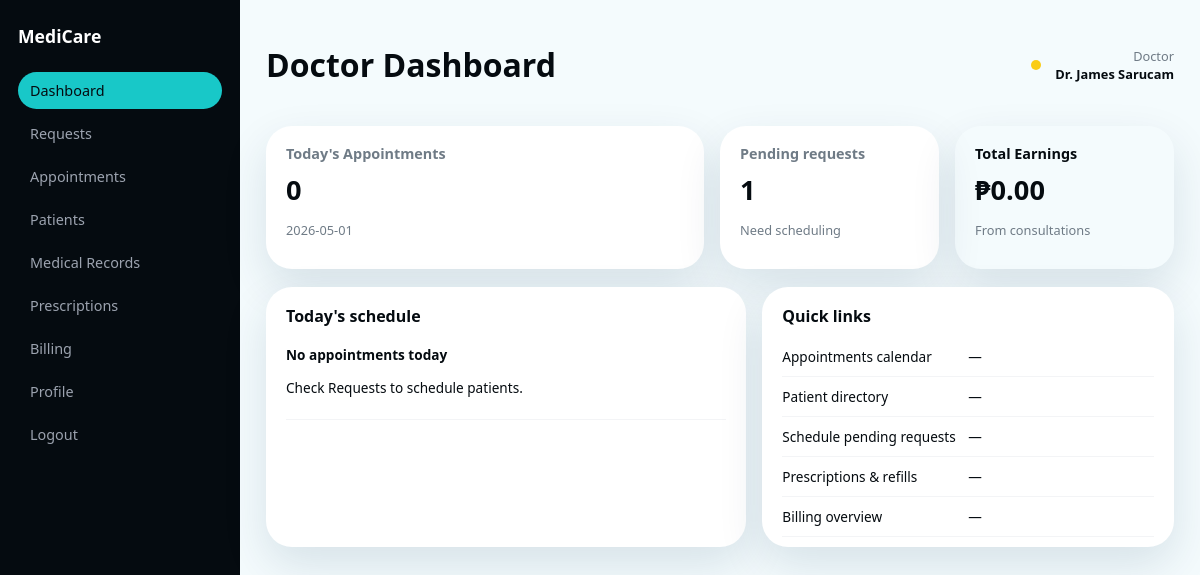
Before: /medicare-clinic/index.php?page=staff (signed in) with the older database file.
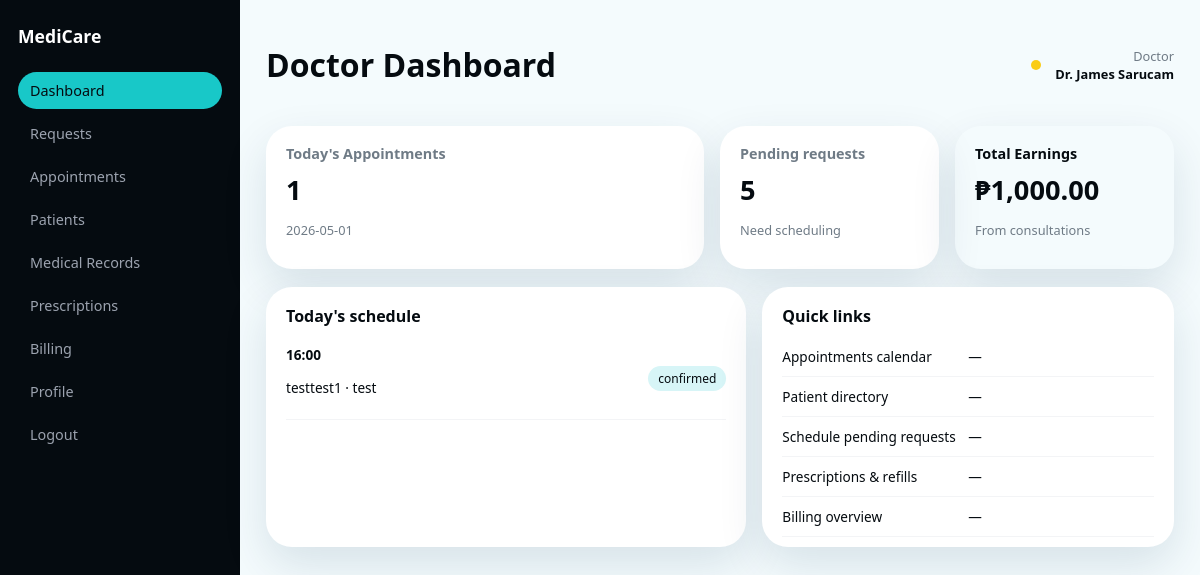
After: the same page with the newer database file.
### tables this page shows
CREATE TABLE appointments (
            id INTEGER PRIMARY KEY AUTOINCREMENT,
            patient_id INTEGER NOT NULL,
            doctor_id INTEGER NOT NULL,
            appointment_date TEXT NOT NULL,
            appointment_time TEXT NOT NULL,
            reason TEXT,
            department TEXT,
            status TEXT DEFAULT 'pending',
            created_at TEXT DEFAULT CURRENT_TIMESTAMP,
            FOREIGN KEY (patient_id) REFERENCES users(id),
            FOREIGN KEY (doctor_id) REFERENCES users(id)
        );

CREATE TABLE users (
            id INTEGER PRIMARY KEY AUTOINCREMENT,
            email TEXT NOT NULL UNIQUE,
            password_hash TEXT NOT NULL,
            name TEXT NOT NULL,
            role TEXT NOT NULL CHECK(role IN ('admin','doctor','nurse','receptionist','patient')),
            created_at TEXT DEFAULT CURRENT_TIMESTAMP
        , department TEXT);

### medicare-clinic/config/auth.php (called while the page is built, shortened)
<?php
function current_user()
{
    return $_SESSION['user'] ?? null;
}
function current_role(): ?string
{
    $user = current_user();
    return $user['role'] ?? null;
}

### medicare-clinic/config/config.php (called while the page is built, shortened)
<?php
function mc_format_money(float $amount, int $decimals = 2): string
{
    return '₱' . number_format($amount, $decimals);
}

### medicare-clinic/app/views/staff/dashboard.php (the view, shortened to what the changed rows need)
<?php
require __DIR__ . '/../layouts/staff_sidebar.php';
$pdo = $GLOBALS['pdo'] ?? null;
$user = current_user();
$role = ucfirst(current_role() ?? 'Staff');
$rawRole = current_role() ?? '';
$sidebar = render_staff_sidebar();
$today = date('Y-m-d');
$from2026 = '2026-01-01';
$todayApptCount = 0;
$upcomingCount = 0;
$pendingRequests = 0;
$totalEarnings = 0;
if ($pdo && $user) {
    $uid = (int) $user['id'];
    if ($rawRole === 'doctor') {
        $stmt = $pdo->prepare("SELECT COUNT(*) FROM appointments WHERE doctor_id = ? AND appointment_date = ? AND status NOT IN ('cancelled')");
        $stmt->execute([$uid, $today]);
        $todayApptCount = (int) $stmt->fetchColumn();
        $listFrom = max($today, $from2026);
        $stmt = $pdo->prepare("SELECT COUNT(*) FROM appointments WHERE doctor_id = ? AND appointment_date >= ? AND status NOT IN ('cancelled','completed')");
        $stmt->execute([$uid, $listFrom]);
        $upcomingCount = (int) $stmt->fetchColumn();
        $stmt = $pdo->prepare("SELECT COUNT(*) FROM appointment_requests WHERE doctor_id = ? AND status = 'pending'");
        $stmt->execute([$uid]);
        $pendingRequests = (int) $stmt->fetchColumn();
        $stmt = $pdo->prepare("SELECT SUM(amount) FROM invoices WHERE doctor_id = ? AND status = 'paid'");
        $stmt->execute([$uid]);
        $totalEarnings = (float) $stmt->fetchColumn();
    }
}
$todayList = [];
if ($pdo && $user) {
    if ($rawRole === 'doctor') {
        $stmt = $pdo->prepare("
            SELECT a.*, u.name AS patient_name
            FROM appointments a
            JOIN users u ON a.patient_id = u.id
            WHERE a.doctor_id = ? AND a.appointment_date = ?
            ORDER BY a.appointment_time
            LIMIT 8
        ");
        $stmt->execute([(int) $user['id'], $today]);
        $todayList = $stmt->fetchAll(PDO::FETCH_ASSOC);
    }
}
?>
<div class="app-shell">
    <?php echo $sidebar; ?>
    <main class="main-content">
        <header class="main-header">
            <h1><?php echo $role; ?> Dashboard</h1>
            <div class="header-right">
                <div class="notifications-dot"></div>
                <div class="user-info">
                    <span class="role"><?php echo $role; ?></span>
                    <span class="name"><?php echo htmlspecialchars($user['name'] ?? $role); ?></span>
                </div>
            </div>
        </header>
        <section class="grid-3">
            <div class="summary-card">
                <h4>Today's Appointments</h4>
                <div class="summary-value"><?php echo $todayApptCount; ?></div>
                <p class="summary-change"><?php echo htmlspecialchars($today); ?></p>
            </div>
            <div class="summary-card">
                <h4><?php echo $rawRole === 'doctor' ? 'Pending requests' : 'Upcoming Appointments'; ?></h4>
                <div class="summary-value"><?php echo $rawRole === 'doctor' ? $pendingRequests : $upcomingCount; ?></div>
                <p class="summary-change"><?php echo $rawRole === 'doctor' ? 'Need scheduling' : 'Scheduled visits'; ?></p>
            </div>
            <?php if ($rawRole === 'doctor'): ?>
            <div class="summary-card" style="background: var(--mc-light-blue); border: 1px solid var(--mc-blue);">
                <h4 style="color: var(--mc-blue);">Total Earnings</h4>
                <div class="summary-value" style="color: var(--mc-blue);"><?php echo mc_format_money($totalEarnings); ?></div>
                <p class="summary-change" style="color: var(--mc-gray);">From consultations</p>
            </div>
            <?php endif; ?>
        </section>
        <section class="grid-2">
            <div class="panel">
                <div class="panel-header">
                    <h3>Today's schedule</h3>
                </div>
                <ul class="appointment-list compact">
                    <?php foreach ($todayList as $a): ?>
                    <li>
                        <div>
                            <strong><?php echo htmlspecialchars($a['appointment_time']); ?></strong>
                            <p><?php echo htmlspecialchars($a['patient_name'] ?? '—'); ?> · <?php echo htmlspecialchars($a['reason'] ?: '—'); ?></p>
                        </div>
                        <span class="badge <?php echo $a['status'] === 'confirmed' ? 'cyan' : ''; ?>"><?php echo htmlspecialchars($a['status']); ?></span>
                    </li>
                    <?php endforeach; ?>
                    <?php if (empty($todayList)): ?>
                    <li>
                        <div>
                            <strong>No appointments today</strong>
                            <?php if ($rawRole === 'doctor'): ?>
                                <p>Check <a href="index.php?page=staff-requests">Requests</a> to schedule patients.</p>
                            <?php else: ?>
                                <p>Help patients book visits from the appointments or patients pages.</p>
                            <?php endif; ?>
                        </div>
                    </li>
                    <?php endif; ?>
                </ul>
            </div>
            <div class="panel">
                <div class="panel-header">
                    <h3>Quick links</h3>
                </div>
                <ul class="list-table">
                    <li><span><a href="index.php?page=staff-appointments">Appointments calendar</a></span><span>—</span></li>
                    <li><span><a href="index.php?page=staff-patients">Patient directory</a></span><span>—</span></li>
                    <?php if ($rawRole === 'doctor'): ?>
                    <li><span><a href="index.php?page=staff-requests">Schedule pending requests</a></span><span>—</span></li>
                    <li><span><a href="index.php?page=staff-prescriptions">Prescriptions &amp; refills</a></span><span>—</span></li>
                    <?php endif; ?>
                    <li><span><a href="index.php?page=staff-billing">Billing overview</a></span><span>—</span></li>
                </ul>
            </div>
        </section>
    </main>
</div>

Changed rows visible on the page:
added appointments: appointment_time "16:00", patient.name "testtest1", reason "test", status "confirmed"
Other visible differences:
$todayApptCount: "0" → "1"
$pendingRequests: "1" → "5"
mc_format_money($totalEarnings): "₱0.00" → "₱1,000.00"
text no longer shown: "No appointments today Check Requests to schedule patients."
